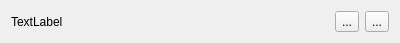
<?xml version="1.0" encoding="UTF-8"?>
<ui version="4.0">
 <class>PackWidget</class>
 <widget class="QWidget" name="PackWidget">
  <property name="geometry">
   <rect>
    <x>0</x>
    <y>0</y>
    <width>400</width>
    <height>41</height>
   </rect>
  </property>
  <property name="windowTitle">
   <string>Form</string>
  </property>
  <layout class="QHBoxLayout" name="horizontalLayout">
   <item>
    <widget class="QLabel" name="pack_name">
     <property name="text">
      <string>TextLabel</string>
     </property>
    </widget>
   </item>
   <item>
    <widget class="QToolButton" name="pack_more">
     <property name="toolTip">
      <string>Open Pack Website</string>
     </property>
     <property name="text">
      <string>...</string>
     </property>
     <property name="icon">
      <iconset resource="../Assets/icons.qrc">
       <normaloff>:/icons/web-browser-symbolic.svg</normaloff>:/icons/web-browser-symbolic.svg</iconset>
     </property>
    </widget>
   </item>
   <item>
    <widget class="QToolButton" name="pack_install">
     <property name="toolTip">
      <string>Install Modpack</string>
     </property>
     <property name="text">
      <string>...</string>
     </property>
     <property name="icon">
      <iconset resource="../Assets/icons.qrc">
       <normaloff>:/icons/download.svg</normaloff>:/icons/download.svg</iconset>
     </property>
    </widget>
   </item>
  </layout>
 </widget>
 <resources>
  <include location="../Assets/icons.qrc"/>
 </resources>
 <connections/>
</ui>
